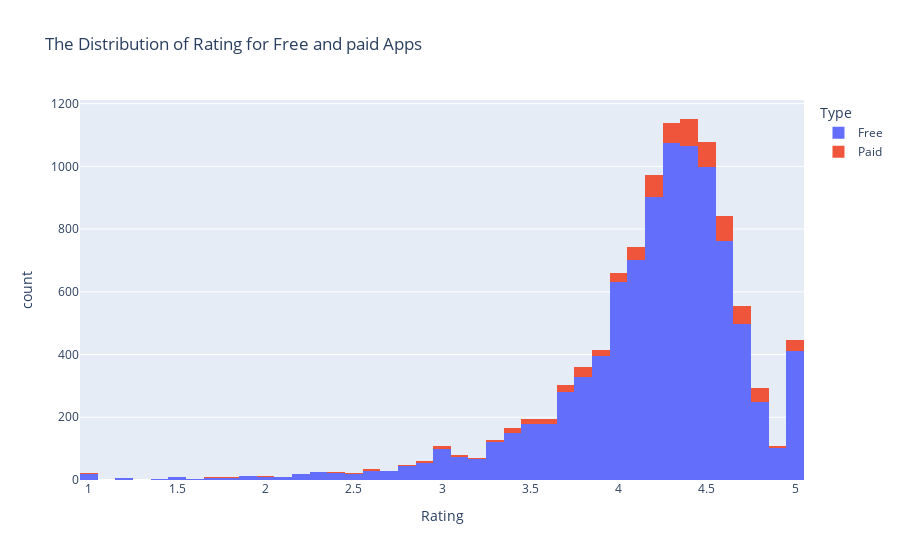

Notebook code for this chart:
### Code cell
hist_1= px.histogram(Clean_Data, x= 'Rating',color='Type' , title='The Distribution of Rating for Free and paid Apps')
hist_1

### Figure 1 — Plotly figure (JSON) as saved in the notebook; plotly's stock layout.template omitted (floating-point values rounded to 4 significant figures; data arrays with more than 128 entries replaced by an {"elided": "..."} marker saying what was removed)
{"data": [{"alignmentgroup": "True", "bingroup": "x", "hovertemplate": "Type=Free<br>Rating=%{x}<br>count=%{y}<extra></extra>", "legendgroup": "Free", "marker": {"color": "#636efa", "pattern": {"shape": ""}}, "name": "Free", "offsetgroup": "Free", "orientation": "v", "showlegend": true, "type": "histogram", "x": {"elided": "9592 float values"}, "xaxis": "x", "yaxis": "y"}, {"alignmentgroup": "True", "bingroup": "x", "hovertemplate": "Type=Paid<br>Rating=%{x}<br>count=%{y}<extra></extra>", "legendgroup": "Paid", "marker": {"color": "#EF553B", "pattern": {"shape": ""}}, "name": "Paid", "offsetgroup": "Paid", "orientation": "v", "showlegend": true, "type": "histogram", "x": {"elided": "763 float values"}, "xaxis": "x", "yaxis": "y"}], "layout": {"barmode": "relative", "legend": {"title": {"text": "Type"}, "tracegroupgap": 0}, "title": {"text": "The Distribution of Rating for Free and paid Apps"}, "xaxis": {"anchor": "y", "domain": [0, 1], "title": {"text": "Rating"}}, "yaxis": {"anchor": "x", "domain": [0, 1], "title": {"text": "count"}}}}
